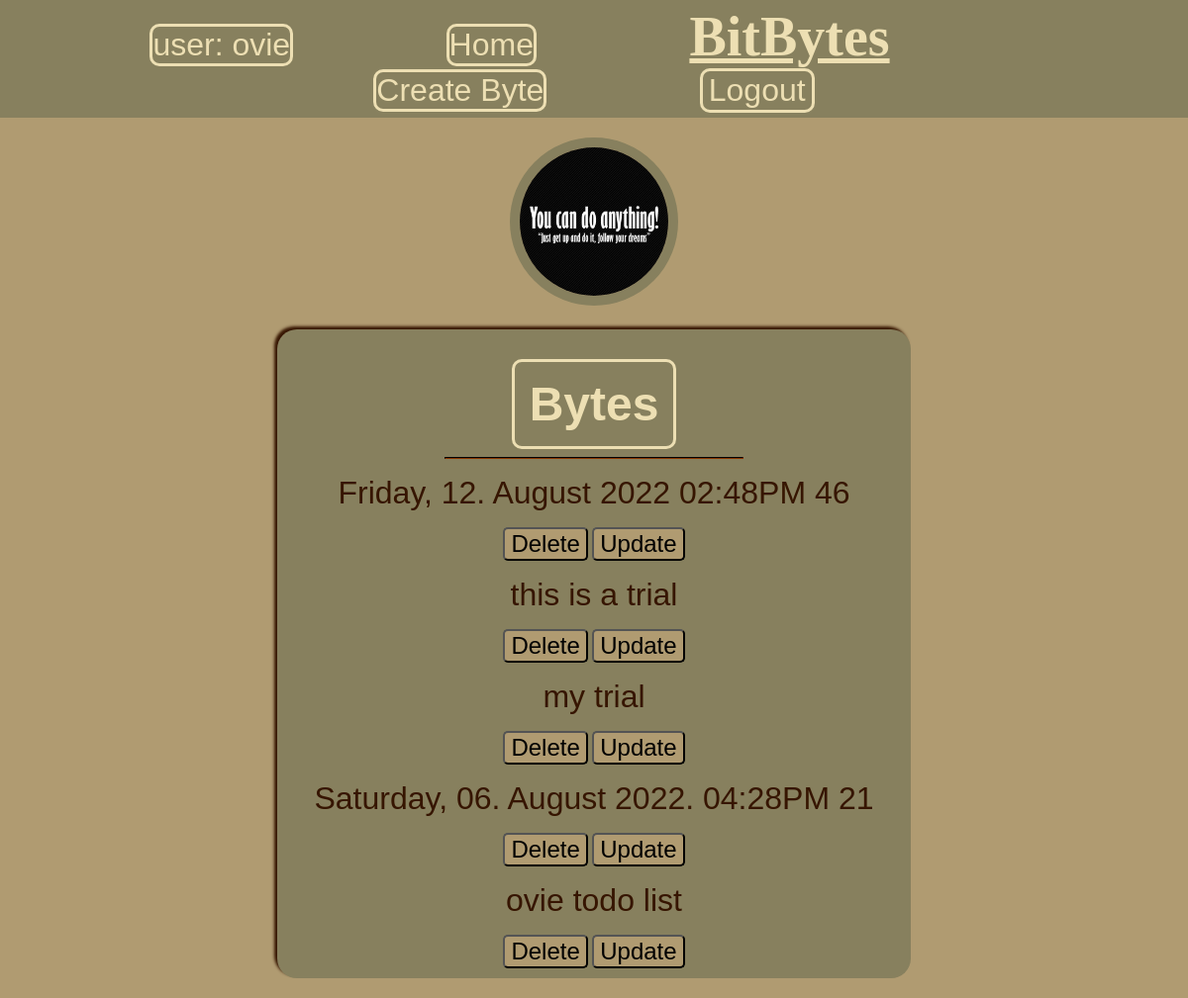
The page /todo/ (signed in) on the database its author committed.
### accounts/models.py (models this page shows, shortened)
class UserProfile(models.Model):
	user = models.OneToOneField(User, on_delete=models.CASCADE)
	profile_pic = models.ImageField(default='default.jpg')

### todo/models.py (models this page shows, shortened)
class TaskGroup(models.Model):
	user = models.ForeignKey(User, on_delete=models.CASCADE)
	name = models.CharField(max_length=100, default='')
	date = models.DateTimeField(auto_now_add=True)
	slug = models.SlugField(max_length=200, default='')

### todo/views.py (the view)
# urls.py: path('', views.homepage, name='homegroup_list'), # All the groups or todo created by a particular user.
@login_required(login_url='accounts:login')
def homepage(request):
	groups = TaskGroup.objects.filter(user=request.user).order_by('-date')
	context = {
		'groups': groups,
	}
	return render(request, 'todo/groups.html', context)

### todo/templates/todo/groups.html (shortened to what this page needs)
{% extends 'todo/homepage.html'%}
{% block title %}
	<h2 class="page-title">Bytes</h2>
{% endblock %}
{% block content %}
{% for group in groups %}
	<div>
		<p><a class="group-title " href="{% url 'todo:group_detail' group.id %}">{{ group.name }}</a></p>
		<form method='POST' action="{% url 'todo:group_delete' group.id %}">
			<button name='delete'>Delete</button>
		</form>
		<a href="{% url 'todo:group_update' group.id %}"><button>Update</button></a>
	</div>
{% endfor %}
{% endblock %}

### todo/templates/todo/homepage.html (shortened to what this page needs)
{% load static%}
<!DOCTYPE html>
<html lang="en">
<head>
    <link rel="stylesheet" href="{% static '/todo/css/styles.css' %}" type="text/css">
</head>
<body>
	<header>
	    <ul >
	        <li><a href="{% url 'accounts:profile_update' %}">user: {{ request.user }}</a></li>
	        <li><a href="{% url 'todo:homegroup_list' %}">Home</a></li>
	    </ul>
	    <h1>BitBytes</h1>
	    <ul>
	        <li><a href="{% url 'todo:group_create' %}">Create Byte</a></li>
	        <form method="POST" action="{% url 'accounts:logout' %}">
	        	<li><input id="nav-log" type="submit" value="Logout"></li>
	        </form>
	    </ul>
	</header>
	<div class="profile-pic">
	    <a href="{% url 'accounts:profile' %}">
	        <img src="{{ request.user.userprofile.profile_pic.url }}" alt="">
	    </a>
	</div>
    <main>
    	{% block title%}{% endblock %}
        <hr class="first">
        {% block content %}{% endblock %}
    </main>
</body>
</html>

### todo/static/todo/css/styles.css (style rules this page uses)
body { margin: 0; background: #B09B71; font-family: Sans-serif; }
header { background-color: #87805E; text-align: center; padding-top: 5px; padding-bottom: 5px; }
header ul { list-style-type: none; margin: 0; display: inline-block; }
li, h1 { display: inline-block; }
ul li a, #nav-log { display: inline-block; text-decoration: none; color: #EDDFB3; font-size: 2em; border: 3px solid #EDDFB3; border-radius: 10px; }
h1 { margin: 0 100px; padding: 0 30px; margin: 0 120px; color: #EDDFB3; font-family: Copperplate, Papyrus, fantasy; font-size: 3.5em; text-decoration-line: underline; }
ul { padding: 0; }
ul li:first-child a { margin-right: 150px; margin-left: 0; }
div.profile-pic { text-align: center; margin: 20px 0; }
div.profile-pic a img { width: 150px; height: 150px; border-radius: 50%; border: 10px solid #87805E; object-fit: cover; }
main { max-width: 50%; background-color: #87805E; margin: 20px auto; padding: 10px 20px 10px 20px; border-radius: 20px; color: #361500; text-align: center; box-shadow: -3px -3px 3px #361500; font-family: Sans-serif; }
.page-title { display: inline-block; margin: 20px 10px 0 10px; border: 3px solid #EDDFB3; font-size: 3em; padding: 15px; color: #EDDFB3; border-radius: 10px; }
hr.first { width: 50%; size: 3px; border-color: #361500; }
form,button { display: inline-block; }
button { font-size: 1.5em; background-color: #B09B71; border-radius: 5px; cursor: pointer; }
input[type="submit"] { font-size: 1.5em; background-color: #B09B71; border-radius: 5px; cursor: pointer; }
.group-title { font-family: Sans-serif; font-size: 2em; text-decoration-line: none; color: #361500; text-align: justify; }
#nav-log { background-color: #87805E; }

### rows shown on the page
TaskGroup: name "Friday, 12. August 2022 02:48PM 46"
TaskGroup: name "this is a trial"
TaskGroup: name "my trial"
TaskGroup: name "Saturday, 06. August 2022. 04:28PM 21"
TaskGroup: name "ovie todo list"

### other values the page prints
{{ request.user }} "ovie"
